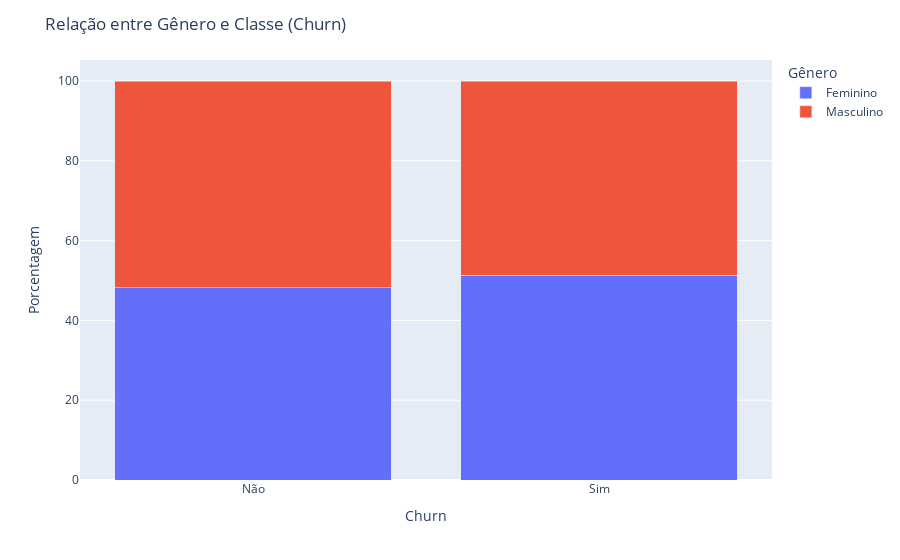

Source (notebook cell):
### Code cell
# Criando gráfico com porcentagem por categoria
df_grouped_Genero = df_churn.groupby(['Churn','Genero']).size().reset_index(name='count')

# Ajustando labels
df_grouped_Genero['Churn'] = df_grouped_Genero['Churn'].replace({'Yes': 'Sim', 'No': 'Não'})
df_grouped_Genero['Genero'] = df_grouped_Genero['Genero'].replace({'Male': 'Masculino', 'Female': 'Feminino'})

# Criando porcentagem para o agrupamento
total_por_churn = df_grouped_Genero.groupby('Churn')['count'].transform('sum')
df_grouped_Genero['percent'] = round((df_grouped_Genero['count'] / total_por_churn) *100, 2) # Cria variável com a porcentagem no df_grouped

# Criando gráfico de barras empilhadas
fig = px.bar(df_grouped_Genero, x='Churn', y='percent', color='Genero', barmode='stack',
							labels={'Churn': 'Churn', 'percent': 'Porcentagem', 'Genero': 'Gênero'})
							
# Customizando gráfico
fig.update_layout(title='Relação entre Gênero e Classe (Churn)',
									yaxis_title='Porcentagem',
									legend_title='Gênero')

# Exibindo gráfico
fig.show()

### Figure 1 — Plotly figure (JSON) as saved in the notebook; plotly's stock layout.template omitted (floating-point values rounded to 4 significant figures)
{"data": [{"alignmentgroup": "True", "hovertemplate": "Gênero=Feminino<br>Churn=%{x}<br>Porcentagem=%{y}<extra></extra>", "legendgroup": "Feminino", "marker": {"color": "#636efa", "pattern": {"shape": ""}}, "name": "Feminino", "offsetgroup": "Feminino", "orientation": "v", "showlegend": true, "textposition": "auto", "type": "bar", "x": ["Não", "Sim"], "xaxis": "x", "y": [48.18, 51.31], "yaxis": "y"}, {"alignmentgroup": "True", "hovertemplate": "Gênero=Masculino<br>Churn=%{x}<br>Porcentagem=%{y}<extra></extra>", "legendgroup": "Masculino", "marker": {"color": "#EF553B", "pattern": {"shape": ""}}, "name": "Masculino", "offsetgroup": "Masculino", "orientation": "v", "showlegend": true, "textposition": "auto", "type": "bar", "x": ["Não", "Sim"], "xaxis": "x", "y": [51.82, 48.69], "yaxis": "y"}], "layout": {"barmode": "stack", "legend": {"title": {"text": "Gênero"}, "tracegroupgap": 0}, "margin": {"t": 60}, "title": {"text": "Relação entre Gênero e Classe (Churn)"}, "xaxis": {"anchor": "y", "domain": [0, 1], "title": {"text": "Churn"}}, "yaxis": {"anchor": "x", "domain": [0, 1], "title": {"text": "Porcentagem"}}}}
